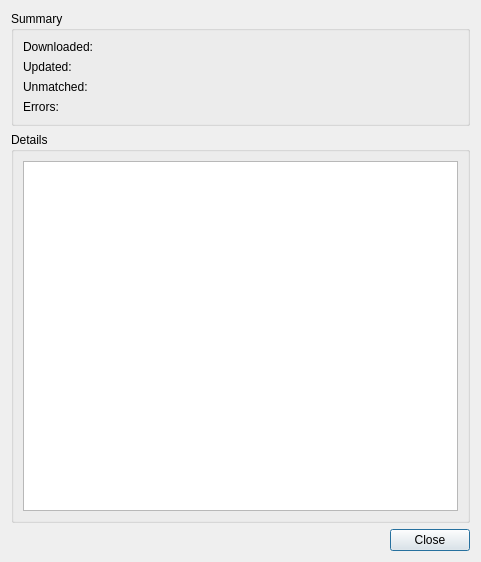
<?xml version="1.0" encoding="UTF-8"?>
<ui version="4.0">
 <class>QSLImportStatDialog</class>
 <widget class="QDialog" name="QSLImportStatDialog">
  <property name="geometry">
   <rect>
    <x>0</x>
    <y>0</y>
    <width>481</width>
    <height>562</height>
   </rect>
  </property>
  <property name="windowTitle">
   <string>QSL Import Summary</string>
  </property>
  <layout class="QVBoxLayout" name="verticalLayout">
   <item>
    <widget class="QGroupBox" name="summaryBox">
     <property name="title">
      <string>Summary</string>
     </property>
     <layout class="QFormLayout" name="formLayout">
      <item row="0" column="0">
       <widget class="QLabel" name="downloadedLabel">
        <property name="text">
         <string>Downloaded:</string>
        </property>
       </widget>
      </item>
      <item row="0" column="1">
       <widget class="QLabel" name="downloadedNumber">
        <property name="text">
         <string/>
        </property>
       </widget>
      </item>
      <item row="1" column="0">
       <widget class="QLabel" name="updatedLabel">
        <property name="text">
         <string>Updated:</string>
        </property>
       </widget>
      </item>
      <item row="1" column="1">
       <widget class="QLabel" name="updatedNumer">
        <property name="text">
         <string/>
        </property>
       </widget>
      </item>
      <item row="2" column="0">
       <widget class="QLabel" name="unmatchedLabel">
        <property name="text">
         <string>Unmatched:</string>
        </property>
       </widget>
      </item>
      <item row="2" column="1">
       <widget class="QLabel" name="unmatchedNumber">
        <property name="text">
         <string/>
        </property>
       </widget>
      </item>
      <item row="3" column="0">
       <widget class="QLabel" name="errorsLabel">
        <property name="text">
         <string>Errors:</string>
        </property>
       </widget>
      </item>
      <item row="3" column="1">
       <widget class="QLabel" name="errorsNumber">
        <property name="text">
         <string/>
        </property>
       </widget>
      </item>
     </layout>
    </widget>
   </item>
   <item>
    <widget class="QGroupBox" name="groupBox">
     <property name="title">
      <string>Details</string>
     </property>
     <layout class="QVBoxLayout" name="verticalLayout_2">
      <item>
       <widget class="QPlainTextEdit" name="detailsText">
        <property name="readOnly">
         <bool>true</bool>
        </property>
        <property name="textInteractionFlags">
         <set>Qt::NoTextInteraction</set>
        </property>
       </widget>
      </item>
     </layout>
    </widget>
   </item>
   <item>
    <widget class="QDialogButtonBox" name="buttonBox">
     <property name="orientation">
      <enum>Qt::Horizontal</enum>
     </property>
     <property name="standardButtons">
      <set>QDialogButtonBox::Close</set>
     </property>
    </widget>
   </item>
  </layout>
 </widget>
 <resources/>
 <connections>
  <connection>
   <sender>buttonBox</sender>
   <signal>accepted()</signal>
   <receiver>QSLImportStatDialog</receiver>
   <slot>accept()</slot>
   <hints>
    <hint type="sourcelabel">
     <x>248</x>
     <y>254</y>
    </hint>
    <hint type="destinationlabel">
     <x>157</x>
     <y>274</y>
    </hint>
   </hints>
  </connection>
  <connection>
   <sender>buttonBox</sender>
   <signal>rejected()</signal>
   <receiver>QSLImportStatDialog</receiver>
   <slot>reject()</slot>
   <hints>
    <hint type="sourcelabel">
     <x>316</x>
     <y>260</y>
    </hint>
    <hint type="destinationlabel">
     <x>286</x>
     <y>274</y>
    </hint>
   </hints>
  </connection>
 </connections>
</ui>
